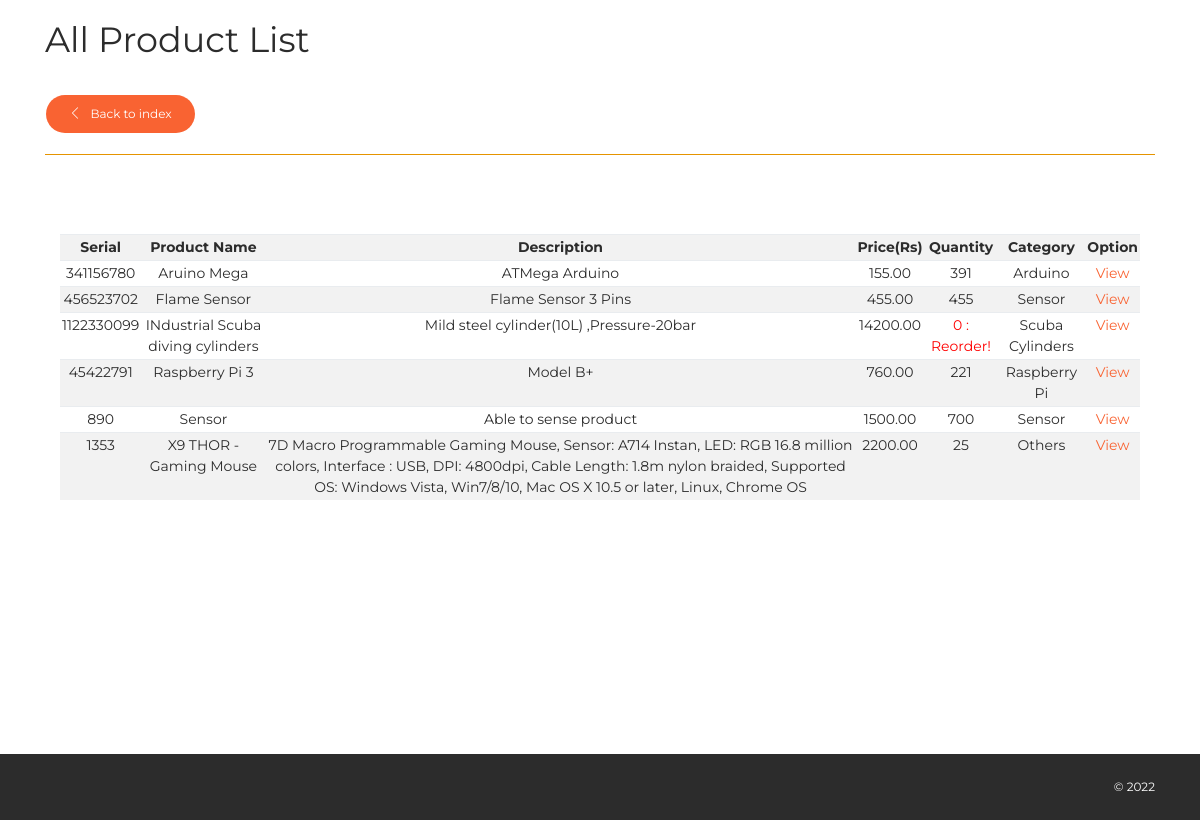
Screenshot of /pages/admin_products.php (signed in) with the database file from the repository.
### tables this page shows
CREATE TABLE IF NOT EXISTS `products` (
`prod_id` int(11) NOT NULL,
  `prod_name` varchar(50) NOT NULL,
  `prod_desc` varchar(500) NOT NULL,
  `prod_qty` int(11) NOT NULL,
  `prod_cost` decimal(10,2) NOT NULL,
  `prod_price` decimal(10,2) NOT NULL,
  `category` varchar(100) NOT NULL,
  `supplier` varchar(100) NOT NULL,
  `prod_serial` varchar(50) NOT NULL,
  `prod_pic1` varchar(500) NOT NULL,
  `prod_pic2` varchar(500) NOT NULL,
  `prod_pic3` varchar(500) NOT NULL
);

### pages/admin_products.php (the view, shortened to what this page needs)
<!DOCTYPE html>
<html lang="en">
<head>
    <link rel="stylesheet" href="https://maxcdn.bootstrapcdn.com/font-awesome/latest/css/font-awesome.min.css" />
    <link href="../assets/css/bootstrap.min.css" rel="stylesheet" />
    <link href="../assets/css/now-ui-kit.css?v=1.1.0" rel="stylesheet" />
    <link href="../assets/css/demo.css" rel="stylesheet" />
    <link rel="stylesheet" href="../plugins/datatables/dataTables.bootstrap.css">
</head>
<body class="index-page sidebar-collapse">
    <div class="wrapper"><br>
        <div class="main">
            <div class="section section-basic">
                <div class="container">
                      <h2>All Product List</h2>
                      <a class="btn btn-primary btn-round" href="admin_index.php"><i class="now-ui-icons arrows-1_minimal-left"></i> &nbsp Back to index</a>
                      <hr color="orange">
                <div class="col-md-12">
                <br>
                <div class="panel panel-success panel-size-custom">
                        <div class="panel-body">
                            <?php
                                      include('../config/dbconn.php');
                                      $query = "SELECT * FROM products ORDER BY prod_name ASC";
                                      $result = mysqli_query($dbconn,$query);
                                      ?>
                                <br>
                                <br>
                                <table id="" class="table table-condensed table-striped">
                                    <tr>
                                      <th>Serial</th>
                                      <th>Product Name</th>
                                      <th>Description</th>
                                      <th>Price(Rs)</th>
                                      <th>Quantity</th>
                                      <th>Category</th>
                                      <th>Option</th>
                                    </tr>
                                        <?php
                                          if($result){
                                            while($res = mysqli_fetch_array($result)) {
                                              echo "<tr>";
                                                echo "<td>".$res['prod_serial']."</td>";
                                                echo "<td>".$res['prod_name']."</td>";
                                                echo "<td>".$res['prod_desc']."</td>";
                                                echo "<td>".$res['prod_price']."</td>";
                                                $prod_qty=$res['prod_qty'];
                                                if ($prod_qty<=10){
                                                ?>
                                                 <td><span style="color:red;"><?php echo $res['prod_qty'];?> : Reorder!</span></td>
                                                 <?php
                                                }else{
                                               ?>
                                               <td><?php echo $res['prod_qty'];?></td>
                                               <?php }
                                                echo "<td>".$res['category']."</td>";
                                                echo "<td><a href=\"admin_product_details.php?prod_id=$res[prod_id]\">View</a></td>";
                                              echo "</tr>";
                                            }
                                          }?>
                                </table><br><br><br><br>
                        </div>
                    </div>
                </div>
            </div>
        </div>
<br><br><br><br>
<footer class="footer" data-background-color="black">
            <div class="container">
                <div class="copyright">
                    &copy;
                </div>
            </div>
        </footer>
    </div>
</body>
</html>

### assets/css/demo.css (style rules this page uses)
.section-basic { padding-top: 0; }

### rows the page displays
products: prod_serial "341156780", prod_name "Aruino Mega", prod_desc "ATMega Arduino", prod_price "155.00", prod_qty "391", category "Arduino"
products: prod_serial "456523702", prod_name "Flame Sensor", prod_desc "Flame Sensor 3 Pins", prod_price "455.00", prod_qty "455", category "Sensor"
products: prod_serial "1122330099", prod_name "INdustrial Scuba diving cylinders", prod_desc "Mild steel cylinder(10L) ,Pressure-20bar", prod_price "14200.00", prod_qty "0", category "Scuba Cylinders"
products: prod_serial "45422791", prod_name "Raspberry Pi 3", prod_desc "Model B+", prod_price "760.00", prod_qty "221", category "Raspberry Pi"
products: prod_serial "890", prod_name "Sensor", prod_desc "Able to sense product", prod_price "1500.00", prod_qty "700", category "Sensor"
products: prod_serial "1353", prod_name "X9 THOR - Gaming Mouse", prod_desc "7D Macro Programmable Gaming Mouse, Sensor: A714 Instan, LED: RGB 16.8 million colors, Interface : USB, DPI: 4800dpi, Cable Length: 1.8m nylon braided, Supported OS: Windows Vista, Win7/8/10, Mac OS X 10.5 or later, Linux, Chrome OS", prod_price "2200.00", prod_qty "25", category "Others"
